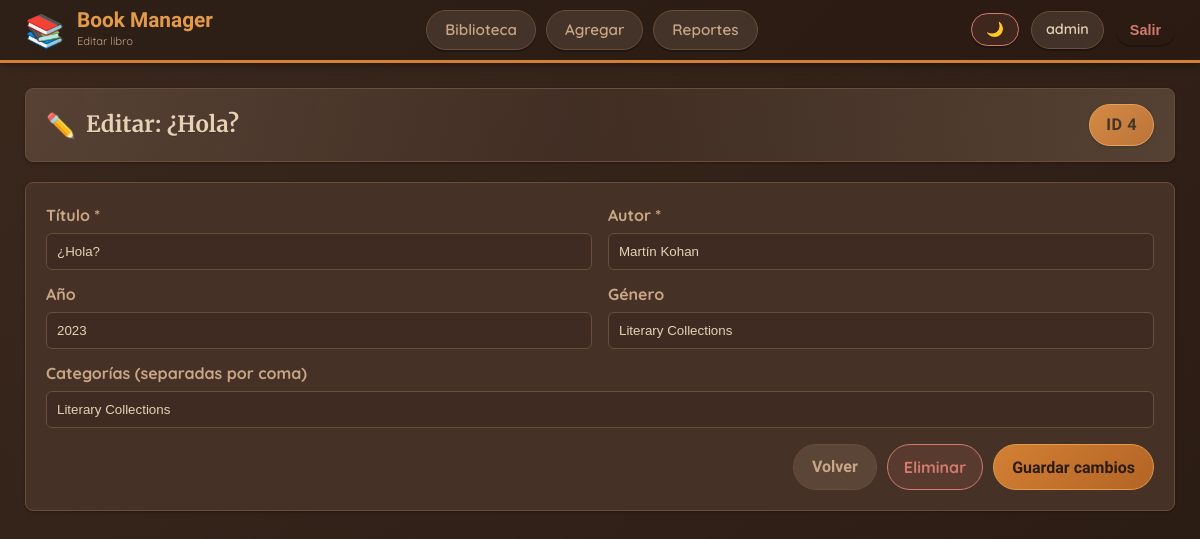
Page /edit.php?id=4 (signed in) on the committed database.
### tables this page shows
CREATE TABLE books (
  id         INTEGER PRIMARY KEY AUTOINCREMENT,
  title      TEXT NOT NULL,
  author     TEXT NOT NULL,
  year       INTEGER,
  genre      TEXT,
  created_at TEXT NOT NULL DEFAULT (datetime('now'))
);

### edit.php (the view, shortened to what this page needs)
<?php
function h($s){ return htmlspecialchars((string)$s, ENT_QUOTES, 'UTF-8'); }
$pdo = null;
try {
  require_once __DIR__ . '/config/database.php';
  $pdo->setAttribute(PDO::ATTR_ERRMODE, PDO::ERRMODE_EXCEPTION);
} catch (Throwable $e) {
  redirect('install.php');
}
function getBookCategoryNames(PDO $pdo, int $bookId): array {
  $q = $pdo->prepare("
    SELECT c.name
    FROM categories c
    JOIN book_category bc ON bc.category_id = c.id
    WHERE bc.book_id = :b
    ORDER BY LOWER(c.name)
  ");
  $q->execute([':b'=>$bookId]);
  return $q->fetchAll(PDO::FETCH_COLUMN) ?: [];
}
$id = (int)($_GET['id'] ?? 0);
try {
  $stmt = $pdo->prepare("SELECT id, title, author, year, genre, created_at FROM books WHERE id = :id");
  $stmt->bindValue(':id', $id, PDO::PARAM_INT);
  $stmt->execute();
  $book = $stmt->fetch(PDO::FETCH_ASSOC);
} catch (Throwable $e) {
  http_response_code(500);
  exit('Error al cargar el libro');
}
$title  = (string)$book['title'];
$author = (string)$book['author'];
$year   = is_null($book['year']) ? '' : (string)$book['year'];
$genre  = (string)($book['genre'] ?? '');
$currentCatNames = getBookCategoryNames($pdo, $id);
?>
<!DOCTYPE html>
<html lang="es">
<link rel="stylesheet" href="assets/css/style.css" />
<head>
  <link rel="stylesheet" href="assets/css/style.css" />
</head>
<body>
  <div class="top-navbar">
    <div class="navbar-container">
      <div class="navbar-brand">
        <span class="brand-icon">📚</span>
        <div class="brand-text">
          <h1>Book Manager</h1>
          <small class="brand-subtitle">Editar libro</small>
        </div>
      </div>
      <nav class="navbar-menu">
        <a class="menu-item" href="index.php">Biblioteca</a>
        <a class="menu-item" href="add.php">Agregar</a>
        <a href="reports.php" class="menu-item"><span>Reportes</span></a>
      </nav>
      <div class="navbar-user">
        <button id="themeToggle" class="logout-link" type="button" title="Cambiar tema">
          <span id="themeIcon" aria-hidden="true">🌙 Tema</span>
        </button>
        <div class="user-name"><span><?= h($_SESSION['username'] ?? 'usuario') ?></span></div>
        <form action="logout.php" method="post" style="display:inline">
          <button type="submit" class="logout-link" style="background:none;border:none;cursor:pointer">
            Salir
          </button>
        </form>
      </div>
    </div>
  </div>
  <div class="container">
    <div class="page-header-bar">
      <div class="header-title"><span class="title-icon">✏️</span><h2>Editar: <?= h($title) ?></h2></div>
      <div class="counter-compact"><strong class="count-num">ID <?= h((string)$id) ?></strong></div>
    </div>
    <form method="post" class="form-card" novalidate>
      <div class="form-row">
        <div class="form-col">
          <label for="title">Título *</label>
          <input id="title" name="title" type="text" required value="<?= h($title) ?>">
        </div>
        <div class="form-col">
          <label for="author">Autor *</label>
          <input id="author" name="author" type="text" required value="<?= h($author) ?>">
        </div>
      </div>
      <div class="form-row">
        <div class="form-col">
          <label for="year">Año</label>
          <input id="year" name="year" type="number" min="0" max="2100" value="<?= h($year) ?>">
        </div>
        <div class="form-col">
          <label for="genre">Género</label>
          <input id="genre" name="genre" type="text" maxlength="100" value="<?= h($genre) ?>">
        </div>
      </div>
      <div class="form-row">
        <div class="form-col">
          <label for="categories">Categorías (separadas por coma)</label>
          <input id="categories" name="categories" type="text"
                 value="<?= h(implode(', ', $currentCatNames)) ?>"
                 placeholder="Ej: Ciencia ficción, IA, Clásicos">
        </div>
      </div>
      <div class="actions">
        <a class="btn btn-secondary" href="index.php">Volver</a>
        <a class="danger-link" href="delete.php?id=<?= h((string)$id) ?>"
           onclick="return confirm('¿Eliminar este libro?');">Eliminar</a>
        <button class="btn btn-primary" type="submit">Guardar cambios</button>
      </div>
    </form>
  </div>
</body>
</html>

### rows in the picture
books: title "¿Hola?", author "Martín Kohan", year "2023", genre "Literary Collections", categories "Literary Collections"

### other values in the picture
$_SESSION['username'] "admin"
$id "4"
